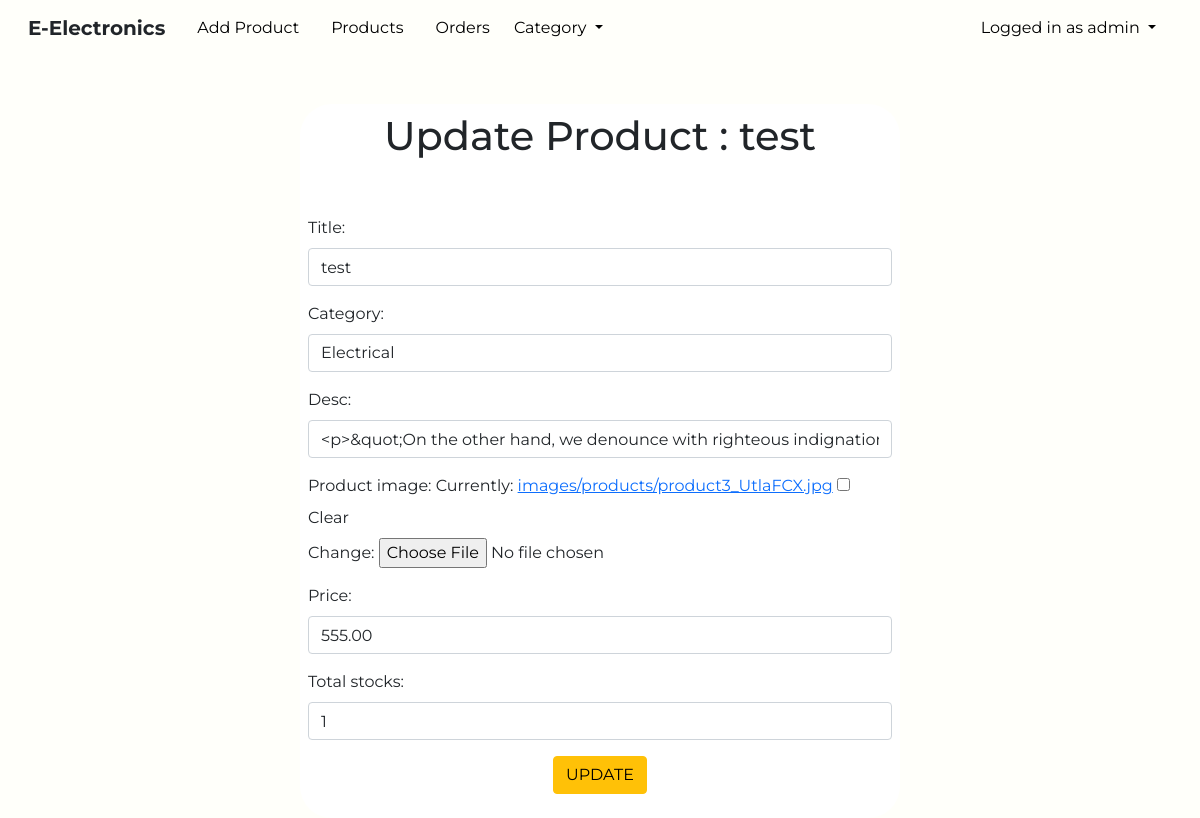
The page /update-product/1 (signed in) on the database as committed earlier.
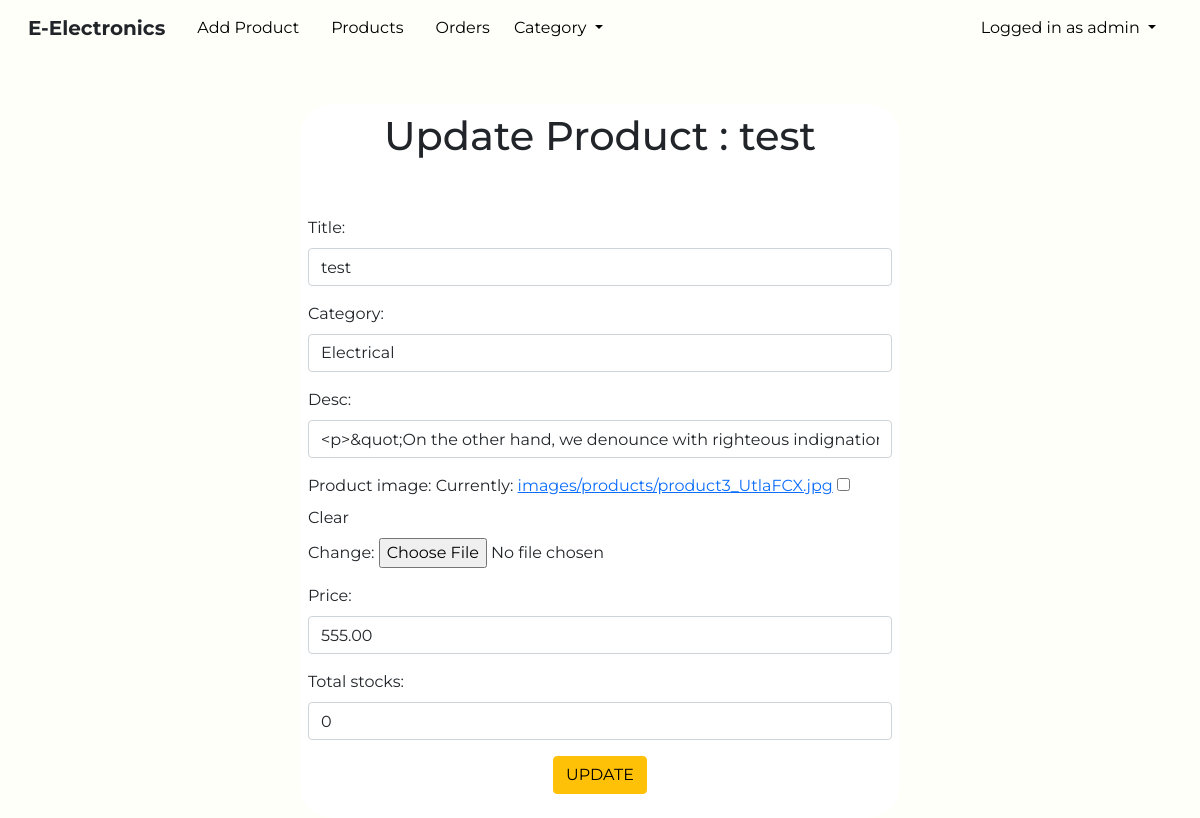
The same page on the database as committed later.
### home/models.py (models this page shows, shortened)
class Product(models.Model):
    title=models.CharField(max_length=255)
    author=models.ForeignKey(User, on_delete=models.CASCADE)
    desc=RichTextField(blank=True, null=True)
    product_image = models.ImageField(null=True, blank=True, upload_to='images/products/')
    total_orders=models.IntegerField(default=0)
    total_stocks=models.IntegerField()
    price=models.DecimalField(max_digits=8, decimal_places=2)
    total_sell_price=models.DecimalField(max_digits=8, decimal_places=2, default=0)
    category=models.ForeignKey(Category, on_delete=models.CASCADE)
    created_at = models.DateTimeField(auto_now_add=True)
    updated_at = models.DateTimeField(auto_now=True)

### home/views.py (the view, shortened to what this page needs)
# urls.py: path('update-product/<int:pk>', views.update_product.as_view(), name='update_product'),
class update_product(UpdateView):
    model=Product
    form_class=EditProductForm
    template_name='product/update_product.html'

### home/forms.py
class EditProductForm(forms.ModelForm):
    class Meta:
        model=Product
        fields=('title', 'category', 'desc', 'product_image', 'price','total_stocks')
        widgets={
            'title': forms.TextInput(attrs={'class': 'form-control','placeholder':'Enter the Title'}),
            'category': forms.Select(attrs={'class': 'form-control'}),
            'desc':forms.TextInput(attrs={'class':'form-control'}),
            'price':forms.TextInput(attrs={'class':'form-control'}),
            'total_stocks':forms.TextInput(attrs={'class':'form-control'}),
        }

### home/models.py (called while the page is built)
    def __str__(self):
        return self.name

### templates/product/update_product.html (shortened to what this page needs)
{% extends 'base.html' %}
{% block body %}
{% if user.is_authenticated %}
<div class="container-fluid bg-white my-5 p-2" id="add-prod-css">
    <h1 class="text-center">Update Product : {{ product.title }}</h1>
        <br/><br/>
        <div class="form-group">
            <form method="POST" enctype="multipart/form-data">
                {{ form.as_p }}
            <div class="text-center"><button class="btn btn-warning" >UPDATE</button></div>
        </form>
    </div>
</div>
{% else %}
You are Not allowed here
{% endif %}
{% endblock body %}

Rows that differ between the two databases and show on the page:
changed Product "test": total_stocks "1" → "0"
